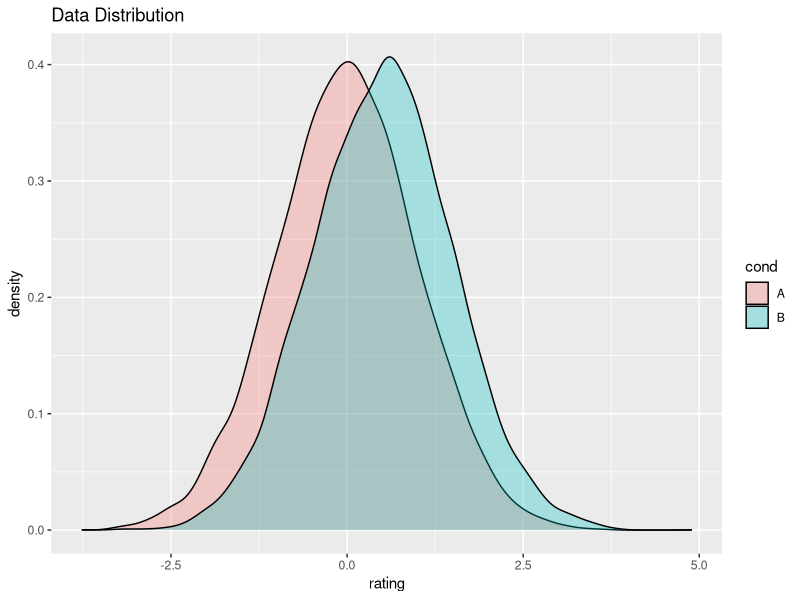
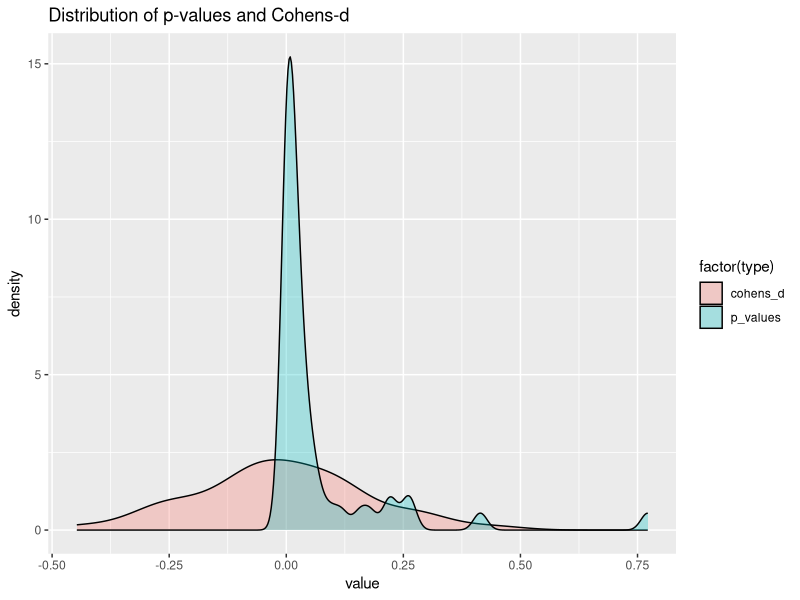
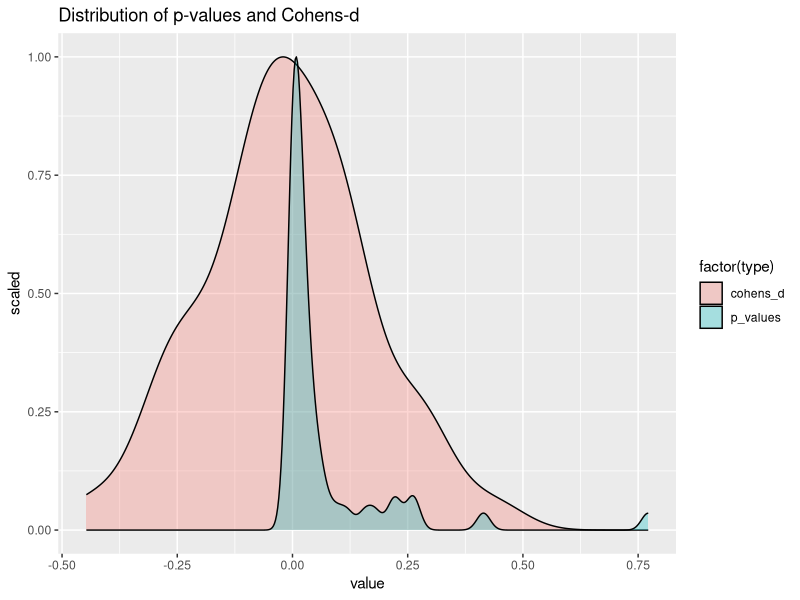

The R script that drew these images, in order:
library(ggplot2)

######################################################################
#########Compare Cohens vs P with various sampling methods############
######################################################################
####################Shoutout to Donald Trump##########################
######################################################################

# set up cohens d function
cohens <- function(group1, group2){
  difference = mean(group1) - mean(group2)
  
  n1 = length(group1)
  n2 = length(group2)
  
  var1 = var(group1)
  var2 = var(group2)
  
  pooled_var = (n1 * var1 + n2 * var2) / (n1 + n2)
  d = abs(difference / sqrt(pooled_var))  
}

# sample sizes of 50 
iters = 50
sample_size = 50

# rnorm = random number on normal distribution with mean = 0.5
data = data.frame(cond = factor(rep(c('A', 'B'), each=10000)), 
                  rating = c(rnorm(10000), rnorm(10000, mean=0.5)))

# runif = uniform distribution 

# random package = true random number generator 

# view the distributions
dist = ggplot(data, aes(x=rating, fill=cond)) + geom_density(alpha=.3)
dist = dist + ggtitle("Data Distribution")
dist

true_d = cohens(data$rating[data$cond == 'A'], data$rating[data$cond == 'B'])
print(true_d)

# hella tiny p value (uber significant) because sample sizes are huge (p hacking alert!)
true_p = t.test(data$rating[data$cond == 'A'], data$rating[data$cond == 'B'])$p.value
print(true_p)

p_values = matrix(,nrow=iters)
cohens_d = matrix(,nrow=iters)

for (i in 1:iters) {
  sample_a = sample(data$rating[data$cond == 'A'], size = sample_size, replace=F)
  sample_b = sample(data$rating[data$cond == 'B'], size = sample_size, replace=F)
  
  d = cohens(sample_a, sample_b)
  cohens_d[i] = d - true_d
  
  p = t.test(sample_a, sample_b)$p.value
  p_values[i] = p - true_p
}

print('p values')
print(c(mean(p_values), sd(p_values)))
print('cohens d')
print(c(mean(cohens_d), sd(cohens_d)))

# Distribution of p and cohens values
p_types <- rep("p_values", length(p_values))
all_p <- data.frame(value=p_values, type=p_types)

c_types <- rep("cohens_d", length(cohens_d))
all_c <- data.frame(value=cohens_d, type=c_types)

df <- rbind(all_p, all_c)

# Plot distributions of p and cohen
base_plot <- ggplot(df, aes(x=value)) + ggtitle("Distribution of p-values and Cohens-d")
non_scaled <- base_plot + geom_density(aes(fill=factor(type)), alpha=0.3)
non_scaled

# and scale each distribution 
is_scaled <- base_plot + geom_density(aes(fill=factor(type), y=..scaled..), alpha=0.3)
is_scaled